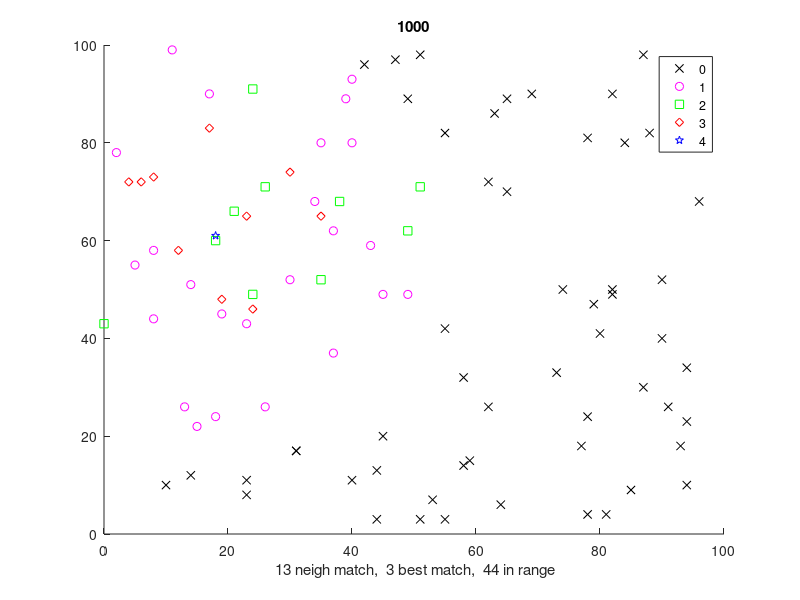

Source code (MATLAB): (Note: this script raises an error after producing the figure.)
clear all;
load('test1.mat');

poor_radis = 40;
best_radis = 10;
neigh_max = 20;
test_duration = 60000;   %this is 600s
target_addr = 65;
best_neigh_limit = 10;

neigh_count = zeros([1 100]);
for i = 1:100
    for j = 1:100
        if i ~= j
            x = pdist([coordinate_x(i),coordinate_y(i);coordinate_x(j),coordinate_y(j)]);
            if x < poor_radis
                neigh_count(i) = neigh_count(i) + 1;
            end
        end
    end
end

hb_time = round(rand([1 100])*100);

%predefine th size
neigh_table(100,neigh_max).addr = 0;
neigh_table(100,neigh_max).last_seen = 0;
neigh_table(100,neigh_max).linkq = uint16(0);

neigh_table_d(100,neigh_max).addr = 0;
neigh_table_d(100,neigh_max).linkq = uint16(0);

for i = 1:100
    for j = 1:neigh_max
        neigh_table(i,j).addr = 0;
        neigh_table(i,j).last_seen = 0;
        neigh_table(i,j).linkq = uint16(0);
    end
end

j = 0;
for i = 1:100
    radis_ideal_neigh = pdist([coordinate_x(i),coordinate_y(i);coordinate_x(target_addr),coordinate_y(target_addr)]);
    if (radis_ideal_neigh < poor_radis) && (i ~= target_addr)
        j = j + 1;
        ideal_neigh(j,1) = i;
        ideal_neigh(j,2) = radis_ideal_neigh;
    end
end
[Y, I] = sort(ideal_neigh(:,2), 'ascend');
ideal_neigh_sort = ideal_neigh(I,:);

fid_neigh = fopen('neigh.txt','a');
fid_best = fopen('bneigh.txt','a');

for test_frame = 1:test_duration
    for node = 1:100
        if test_frame == hb_time(node)
            %fire a heart beat, check if neighbor heard this
            for othernode = 1:100
                if othernode ~= node
                    x = pdist([coordinate_x(othernode),coordinate_y(othernode);coordinate_x(node),coordinate_y(node)]);
                    if x < poor_radis
                        %this hb may be heart, make neigh
                        %table update
                        oldest_index = 0;
                        first_inactive = 0;
                        for neigh_index = 1:neigh_max
                            if(first_inactive == 0) && (neigh_table(othernode, neigh_index).addr ==0)
                                first_inactive = neigh_index;
                            end
                            
                            if (oldest_index == 0) || (neigh_table(othernode, neigh_index).last_seen < neigh_table(othernode, oldest_index).last_seen)
                                oldest_index = neigh_index;
                            end
                            
                            if node == neigh_table(othernode, neigh_index).addr
                                break
                            end
                        end
                        rand_num = round(rand(1)*poor_radis);
                        %if (x < best_radis) || (rand_num > (x - best_radis))
                        if rand_num > x
                            if neigh_index < neigh_max
                                neigh_table(othernode, neigh_index).linkq = neigh_table(othernode, neigh_index).linkq*2 + 1;
                                if neigh_table(othernode, neigh_index).linkq > 2^16
                                    neigh_table(othernode, neigh_index).linkq = neigh_table(othernode, neigh_index).linkq - 2^16;
                                end
                            else
                                if first_inactive == 0      %this means table is full
                                    neigh_table(othernode, oldest_index).addr = node;
                                    neigh_table(othernode, oldest_index).last_seen = test_frame;
                                    neigh_table(othernode, oldest_index).linkq = 1;
                                else
                                    neigh_table(othernode, first_inactive).addr = node;
                                    neigh_table(othernode, first_inactive).last_seen = test_frame;
                                    neigh_table(othernode, first_inactive).linkq = 1;                                    
                                end
                            end
                        else
                            if neigh_index < neigh_max
                                if(neigh_table(othernode, neigh_index).linkq >= 1)
                                    neigh_table(othernode, neigh_index).linkq = neigh_table(othernode, neigh_index).linkq*2;
                                    if neigh_table(othernode, neigh_index).linkq > 2^16
                                        neigh_table(othernode, neigh_index).linkq = neigh_table(othernode, neigh_index).linkq - 2^16;
                                    end
                                end
                            end
                        end
                    else
                        %need not to do anything, could not hear this hb
                        %no code here
                    end
                end                
            end
            hb_time(node) = hb_time(node) + 100 + round(rand(1)*10);
        end
    end
    if rem(test_frame, 1000) == 0
        %predefine th size
        for i = 1:100
            for j = 1:neigh_max
                d = double(neigh_table(i,j).linkq);
                [crap,e] = log2(max(d));
                neigh_table_d(i,j).linkq = sum(rem(floor(d*pow2(1-max(1,e):0)),2));
                neigh_table_d(i,j).addr = neigh_table(i,j).addr;
            end
        end

        j = 0;
        for i = 1:neigh_max
            if neigh_table_d(target_addr,i).addr > 0
                j = j + 1;
                neigh_target(j,1) = neigh_table_d(target_addr,i).addr;
                neigh_target(j,2) = neigh_table_d(target_addr,i).linkq;
            end
        end

        group = zeros([1 100]);
        [Y, I] = sort(neigh_target(:,2), 'descend');
        neigh_target_sort = neigh_target(I,:);


        %group 0 is all
        %group 1 is within range
        %group 2 is in neigh table
        %group 3 is best neigh
        %group 4 is self
        for i = 1:length(neigh_target)
            group(neigh_target(i,1)) = 2;
        end

        if length(neigh_target) > best_neigh_limit
            for i = 1:best_neigh_limit
                group(neigh_target_sort(i,1)) = 3;
            end
        end

        for i = 1:100
            if(pdist([coordinate_x(target_addr),coordinate_y(target_addr);coordinate_x(i),coordinate_y(i)]) < poor_radis)
                if group(i) == 0
                    group(i) = 1;
                end
            end
        end

        best_neigh_match_count = 0;
        for i = 1:best_neigh_limit
            for j = 1:best_neigh_limit
                if neigh_target_sort(i,1) == ideal_neigh_sort(j,1)
                    best_neigh_match_count = best_neigh_match_count + 1;
                end
            end
        end
        fprintf(fid_best, '%d\n', best_neigh_match_count);

        neigh_match_count = 0;
        if length(neigh_target_sort) == neigh_max
            for i = 1:neigh_max
                for j = 1:neigh_max
                    if neigh_target_sort(i,1) == ideal_neigh_sort(j,1)
                        neigh_match_count = neigh_match_count + 1;
                    end
                end
            end
        else
            for i = 1:length(neigh_target_sort)
                for j = 1:length(neigh_target_sort)
                    if neigh_target_sort(i,1) == ideal_neigh_sort(j,1)
                        neigh_match_count = neigh_match_count + 1;
                    end
                end
            end
        end
        fprintf(fid_neigh, '%d\n', neigh_match_count); 

        group(target_addr) = 4;
        gscatter(coordinate_x, coordinate_y, group,'kmgrb','xosdp');
        xlabel([' ' num2str(neigh_match_count) ' neigh match,  ' num2str(best_neigh_match_count) ' best match,  ' num2str(length(ideal_neigh)) ' in range']);
        title(num2str(test_frame));

        filename = sprintf(num2str(test_frame));
        filename = regexprep(filename,':','-','all');
        print('-dpng','-zbuffer','-r200',filename);
        disp(['frame ' num2str(test_frame) ' finished']);

    end
end

fclose(fid_neigh);
fclose(fid_best);


